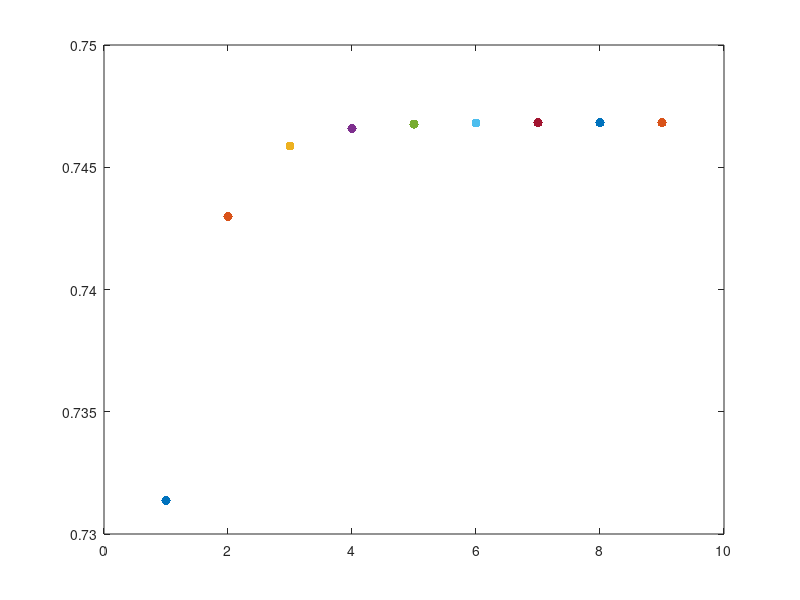

The MATLAB script that drew this image: (Note: this script raises an error after producing the figure.)
clear,clc
MS = 'MarkerSize'; ms = 20;

F = @(x) exp(-x.^2);
a = 0;
b = 1;
tol = 1e-6; % Preset tolerance
n = 1; % initial number of the subintervals
%%
h = (b-a) / n; % subinterval length
x = linspace(a, b, n+1); % points
% new value obtained by the composite trapezoidal rule
Tnew = h * ( F(a) / 2 + sum( F(x(2:end-1)) ) + F(b) / 2 ); 
%%
Told = Tnew + 1; % set an arbitrary value for the old value  
j = 1; 
while abs(Told-Tnew) > tol
    Told = Tnew; % keep the new quadrature value
    H = h * sum( F( a + (2*(1:n)-1)*h/2 ) );  % contribution from the midpoints
    Tnew = (Told + H) / 2;    % new value
    h = h / 2; % halve the subintervals
    n = 2*n;      % number of points in the new quadrature 
    plot(j, Tnew, '.', MS, ms) 
    hold on
    j = j+1; % number of the refinements
end

% print the results:
I = Tnew                                       
syms t
f = F(t);
Iexact = double(int(f, a, b))
AbsErr = abs(I - Iexact)
RelErr = AbsErr / abs(Iexact)
n